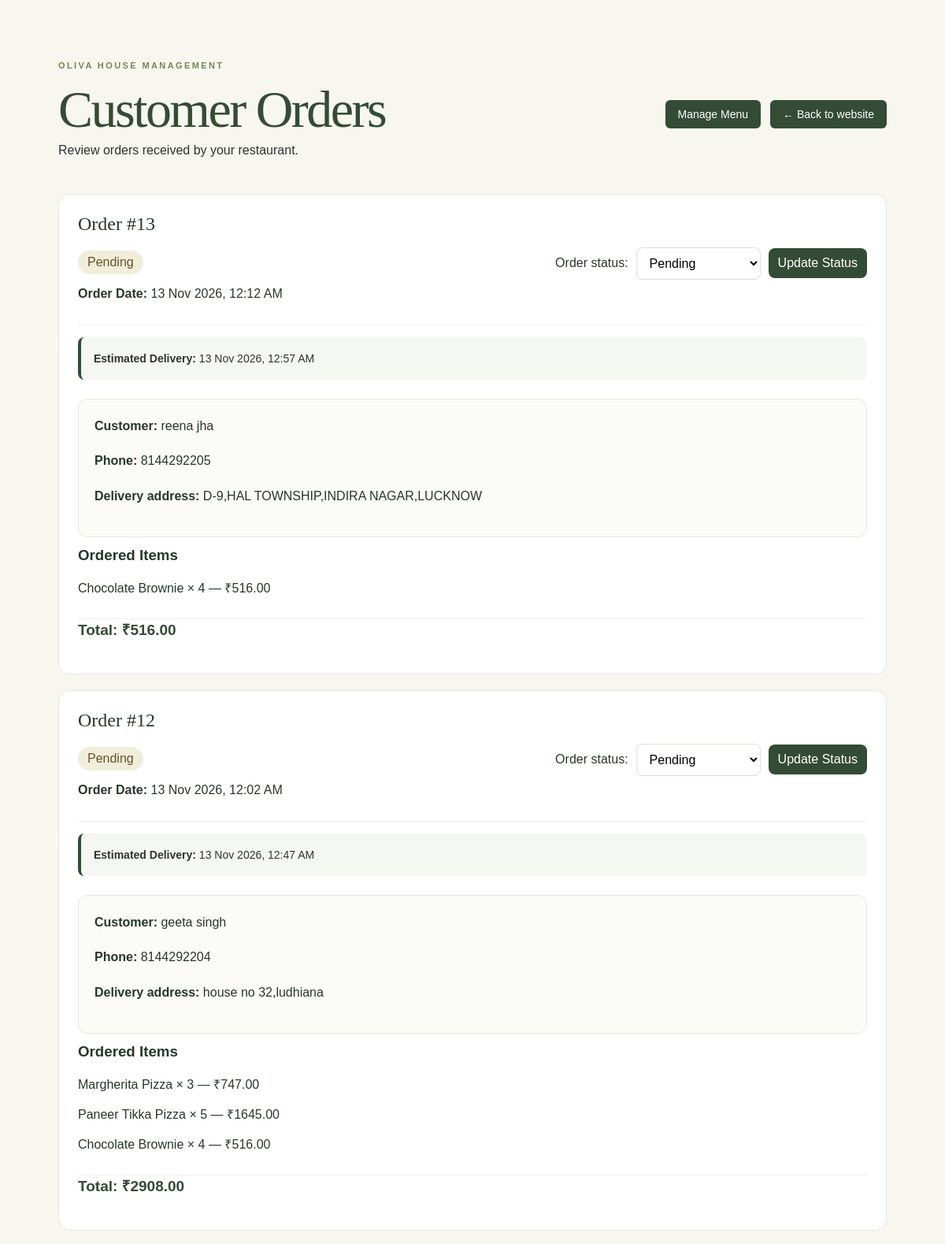
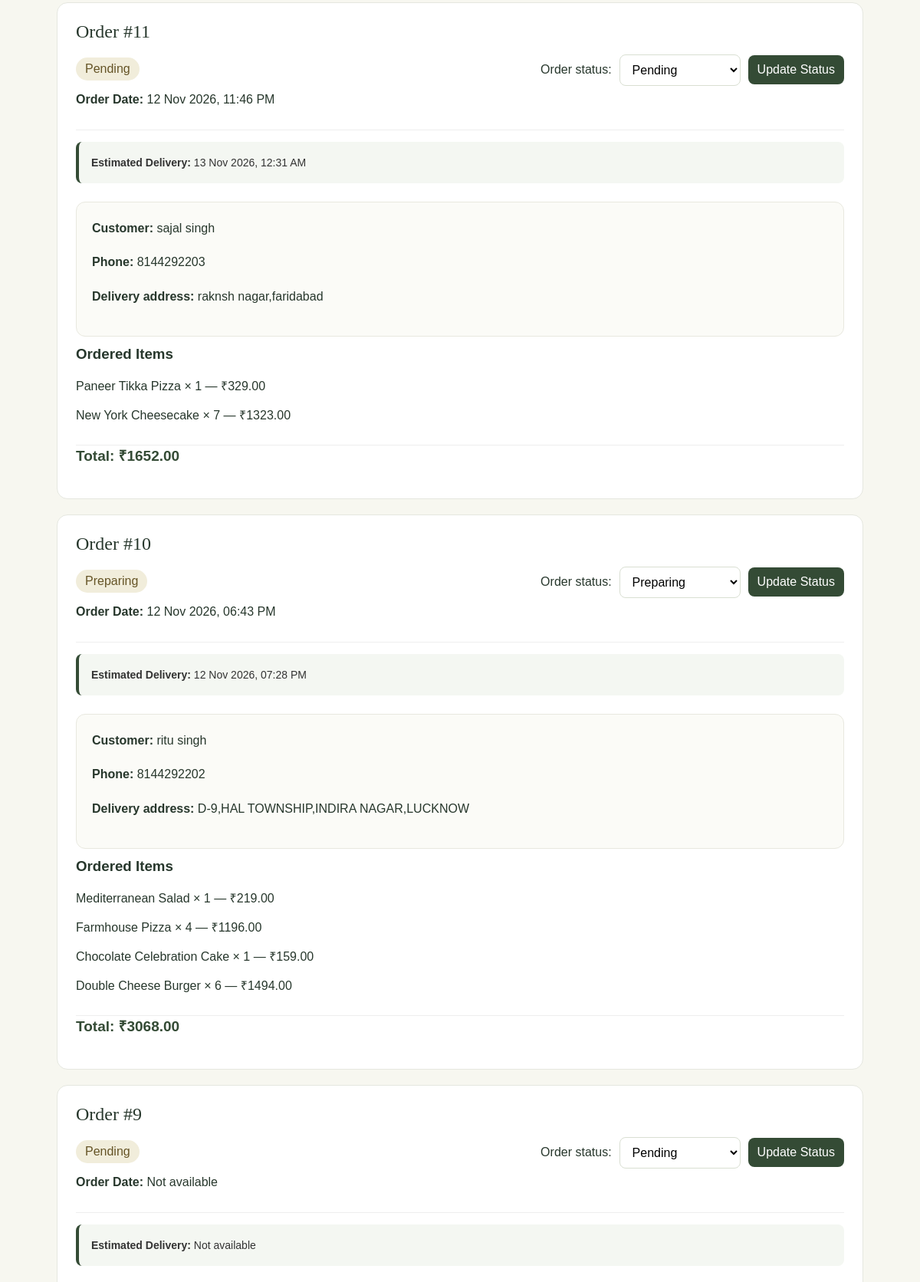
/admin/orders (signed in, upper part), run on the app's committed database (2 pictures, top to bottom).
### app.py (models this page shows)
class CustomerOrder(db.Model):
    __tablename__ = "customer_orders"
    placed_at = db.Column(db.DateTime, nullable=True)
    estimated_delivery = db.Column(db.DateTime, nullable=True)
    id = db.Column(db.Integer, primary_key=True)
    customer_name = db.Column(db.String(100), nullable=False)
    phone = db.Column(db.String(15), nullable=False)
    address = db.Column(db.String(300), nullable=False)
    total_amount = db.Column(db.Float, nullable=False, default=0)
    status = db.Column(db.String(30), nullable=False, default="Pending")
    created_at = db.Column(
        db.DateTime,
        default=db.func.current_timestamp()
    )
    items = db.relationship(
        "OrderItem",
        backref="customer_order",
        cascade="all, delete-orphan"
    )

class OrderItem(db.Model):
    __tablename__ = "order_items"
    id = db.Column(db.Integer, primary_key=True)
    order_id = db.Column(
        db.Integer,
        db.ForeignKey("customer_orders.id"),
        nullable=False
    )
    menu_item_id = db.Column(
        db.Integer,
        db.ForeignKey("menu_item.id"),
        nullable=True
    )
    item_name = db.Column(db.String(100), nullable=False)
    price = db.Column(db.Float, nullable=False)
    quantity = db.Column(db.Integer, nullable=False)

### app.py (the view)
@app.route("/admin/orders")
def admin_orders():
    orders = CustomerOrder.query.order_by(
        CustomerOrder.created_at.desc()
    ).all()
    if not session.get("is_admin"):
        return redirect("/admin/login")
    return render_template("admin_orders.html", orders=orders)

### templates/admin_orders.html (shortened to what this page needs)
<!DOCTYPE html>
<html lang="en">
<head>
    <link rel="stylesheet"
          href="{{ url_for('static', filename='css/style.css') }}">
</head>
<body>
    <main class="admin-container">
        <div class="admin-heading">
            <div>
                <p class="eyebrow">OLIVA HOUSE MANAGEMENT</p>
                <h1>Customer Orders</h1>
                <p>Review orders received by your restaurant.</p>
            </div>
            <div class="admin-nav">
            <a href="{{ url_for('admin_menu') }}">Manage Menu</a>
            <a class="back-link" href="/">← Back to website</a>
            </div>
        </div>
        {% if orders %}
            {% for order in orders %}
            <article class="order-card">
                <div class="order-top">
                    <div>
                        <h2>Order #{{ order.id }}</h2>
                        <p>
                            <span class="status">{{ order.status }}</span>
                        </p>
                        <p>
                            <strong>Order Date:</strong>
                            {{ order.placed_at.strftime("%d %b %Y, %I:%M %p")
                            if order.placed_at else "Not available" }}
                        </p>
                </div>
<form
    action="{{ url_for('update_order_status', order_id=order.id) }}"
    method="POST"
    class="status-form"
>
    <label for="status-{{ order.id }}">Order status:</label>
    <select id="status-{{ order.id }}" name="status">
        {% for status_option in [
            "Pending",
            "Preparing",
            "Out for Delivery",
            "Delivered",
            "Cancelled"
        ] %}
        <option
            value="{{ status_option }}"
            {% if order.status == status_option %}selected{% endif %}
        >
            {{ status_option }}
        </option>
        {% endfor %}
    </select>
    <button type="submit">Update Status</button>
</form>
                </div>
                <div class="order-time-details">
    <p>
        <strong>Estimated Delivery:</strong>
        {{ order.estimated_delivery.strftime("%d %b %Y, %I:%M %p")
           if order.estimated_delivery else "Not available" }}
    </p>
</div>
                <div class="order-details">
                    <p><strong>Customer:</strong> {{ order.customer_name }}</p>
                    <p><strong>Phone:</strong> {{ order.phone }}</p>
                    <p><strong>Delivery address:</strong> {{ order.address }}</p>
                </div>
                <div class="order-items">
                    <h3>Ordered Items</h3>
                    {% for item in order.items %}
                    <p>
                        {{ item.item_name }} × {{ item.quantity }}
                        — ₹{{ "%.2f"|format(item.price * item.quantity) }}
                    </p>
                    {% endfor %}
                </div>
                <p class="order-total">
                    <strong>Total: ₹{{ "%.2f"|format(order.total_amount) }}</strong>
                </p>
            </article>
            {% endfor %}
        {% else %}
            <div class="empty-orders">
                <h2>No orders yet</h2>
                <p>Customer orders will appear here after checkout.</p>
            </div>
        {% endif %}
    </main>
</body>
</html>

### static/css/style.css (style rules this page uses)
:root { --cream: #faf8f3; --white: #ffffff; --green: #304b36; --green-light: #e9eee5; --olive: #778653; --text: #27372c; --muted: #7d8278; --border: #e9e7df; }
* { box-sizing: border-box; }
html { scroll-behavior: smooth; }
body { margin: 0; background: var(--cream); color: var(--text); font-family: Arial, Helvetica, sans-serif; }
a { color: inherit; text-decoration: none; }
button, input { font: inherit; }
button { cursor: pointer; }
.eyebrow { color: var(--olive); font-size: 11px; font-weight: bold; letter-spacing: 2.4px; line-height: 1.7; }
h1, h2, h3, p { margin-top: 0; }
h1, h2 { font-family: Georgia, "Times New Roman", serif; font-weight: normal; }
h1 { margin-bottom: 24px; font-size: clamp(48px, 5.5vw, 76px); letter-spacing: -2.5px; line-height: 1.06; }
.status-form { display: flex; align-items: center; flex-wrap: wrap; gap: 10px; margin: 16px 0; }
.status-form select, .status-form button { padding: 10px 12px; border: 1px solid #d9dfd2; border-radius: 8px; font: inherit; }
.status-form select { background: white; }
.status-form button { background: #344b35; color: white; border: none; cursor: pointer; }
.order-time-details { background: #f4f7f2; padding: 12px 16px; border-radius: 8px; margin: 15px 0; border-left: 4px solid #344b35; }
.order-time-details p { margin: 7px 0; color: #333; font-size: 14px; }
html, body { max-width: 100%; overflow-x: hidden; }

### templates/admin_orders.html (style rules this page uses)
body { background: #f7f7f0; }
.admin-container { max-width: 1100px; margin: 50px auto; padding: 24px; }
.admin-heading { display: flex; justify-content: space-between; align-items: center; gap: 16px; flex-wrap: wrap; margin-bottom: 30px; }
.admin-heading h1 { color: #344b35; margin-bottom: 8px; }
.back-link { color: #344b35; text-decoration: none; }
.admin-nav { display: flex; gap: 12px; align-items: center; flex-wrap: wrap; }
.admin-nav a { text-decoration: none; color: white; background: #344b35; padding: 10px 16px; border-radius: 6px; font-size: 14px; transition: background 0.3s; }
.order-card { background: white; border: 1px solid #e5e7df; border-radius: 14px; padding: 24px; margin-bottom: 20px; }
.order-top { display: flex; justify-content: space-between; gap: 12px; flex-wrap: wrap; border-bottom: 1px solid #eee; padding-bottom: 14px; }
.order-details { line-height: 1.8; overflow-wrap: anywhere; }
.order-items { padding: 12px 0; border-bottom: 1px solid #eee; }
.order-total { color: #344b35; font-size: 19px; }
.status { display: inline-block; padding: 6px 12px; border-radius: 20px; background: #f1eddb; color: #655426; }
.order-details { margin-top: 24px; padding: 20px; background: #fbfbf7; border: 1px solid #e8e8df; border-radius: 12px; text-align: left; }

### data on the page
CustomerOrder: id "13", status "Pending", placed_at "13 Nov 2026, 12:12 AM", estimated_delivery "13 Nov 2026, 12:57 AM", customer_name "reena jha", phone "8144292205", address "D-9,HAL TOWNSHIP,INDIRA NAGAR,LUCKNOW", total_amount "516.00"
OrderItem: item_name "Chocolate Brownie", quantity "4", item.price*item.quantity "516.00"
CustomerOrder: id "12", status "Pending", placed_at "13 Nov 2026, 12:02 AM", estimated_delivery "13 Nov 2026, 12:47 AM", customer_name "geeta singh", phone "8144292204", address "house no 32,ludhiana", total_amount "2908.00"
OrderItem: item_name "Margherita Pizza", quantity "3", item.price*item.quantity "747.00"
OrderItem: item_name "Paneer Tikka Pizza", quantity "5", item.price*item.quantity "1645.00"
OrderItem: item_name "Chocolate Brownie", quantity "4", item.price*item.quantity "516.00"
CustomerOrder: id "11", status "Pending", placed_at "12 Nov 2026, 11:46 PM", estimated_delivery "13 Nov 2026, 12:31 AM", customer_name "sajal singh", phone "8144292203", address "raknsh nagar,faridabad", total_amount "1652.00"
OrderItem: item_name "Paneer Tikka Pizza", quantity "1", item.price*item.quantity "329.00"
OrderItem: item_name "New York Cheesecake", quantity "7", item.price*item.quantity "1323.00"
CustomerOrder: id "10", status "Preparing", placed_at "12 Nov 2026, 06:43 PM", estimated_delivery "12 Nov 2026, 07:28 PM", customer_name "ritu singh", phone "8144292202", address "D-9,HAL TOWNSHIP,INDIRA NAGAR,LUCKNOW", total_amount "3068.00"
OrderItem: item_name "Mediterranean Salad", quantity "1", item.price*item.quantity "219.00"
OrderItem: item_name "Farmhouse Pizza", quantity "4", item.price*item.quantity "1196.00"
OrderItem: item_name "Chocolate Celebration Cake", quantity "1", item.price*item.quantity "159.00"
OrderItem: item_name "Double Cheese Burger", quantity "6", item.price*item.quantity "1494.00"
CustomerOrder: id "9", status "Pending", placed_at "Not available", estimated_delivery "Not available"
